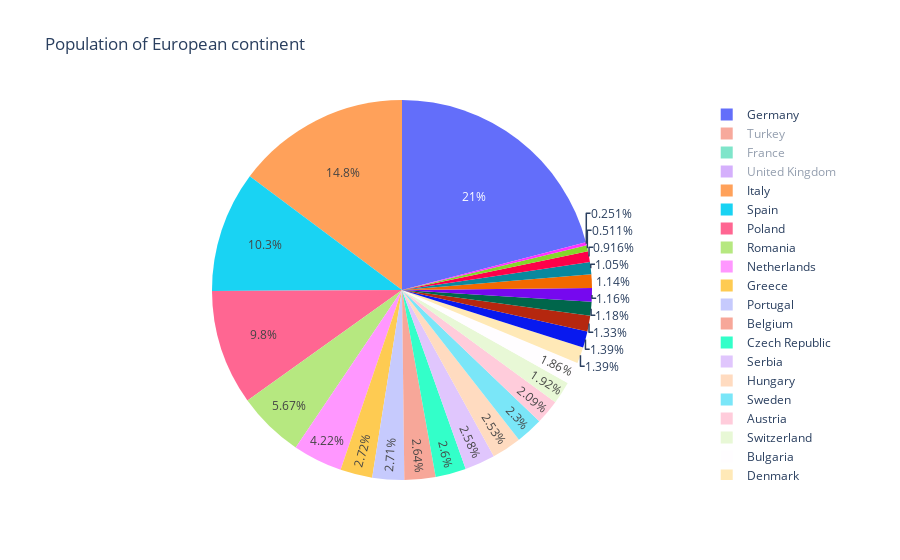

Here is the notebook cell this chart was saved with:
### Code cell
import plotly.express as px
df = px.data.gapminder().query("year == 2007").query("continent == 'Europe'")
df.loc[df['pop'] < 2.e6, 'country'] = 'Other countries' # Represent only large countries
fig = px.pie(df, values='pop', names='country', title='Population of European continent')
fig.show()

### Figure 1 — Plotly figure (JSON) as saved in the notebook; plotly's stock layout.template omitted (floating-point values rounded to 4 significant figures)
{"data": [{"domain": {"x": [0, 1], "y": [0, 1]}, "hovertemplate": "country=%{label}<br>pop=%{value}<extra></extra>", "labels": ["Albania", "Austria", "Belgium", "Bosnia and Herzegovina", "Bulgaria", "Croatia", "Czech Republic", "Denmark", "Finland", "France", "Germany", "Greece", "Hungary", "Other countries", "Ireland", "Italy", "Other countries", "Netherlands", "Norway", "Poland", "Portugal", "Romania", "Serbia", "Slovak Republic", "Slovenia", "Spain", "Sweden", "Switzerland", "Turkey", "United Kingdom"], "legendgroup": "", "name": "", "showlegend": true, "type": "pie", "values": [3600523, 8199783, 10392226, 4552198, 7322858, 4493312, 10228744, 5468120, 5238460, 61083916, 82400996, 10706290, 9956108, 301931, 4109086, 58147733, 684736, 16570613, 4627926, 38518241, 10642836, 22276056, 10150265, 5447502, 2009245, 40448191, 9031088, 7554661, 71158647, 60776238]}], "layout": {"autosize": true, "hiddenlabels": ["Turkey", "France", "United Kingdom"], "legend": {"tracegroupgap": 0}, "title": {"text": "Population of European continent"}}}
